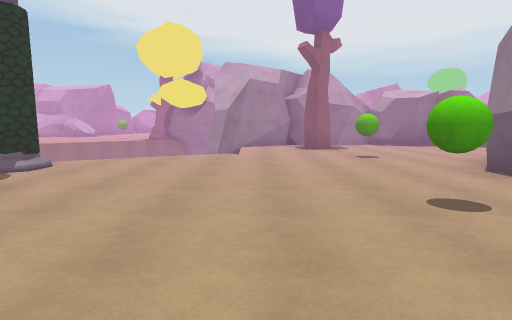
[1] (above)

24 first-person views from a walk through a Unity game level. The camera is 1.4 m above the floor, tilts 6° down and sees 75° across. The floor is counted in squares, 2 m on a side. Each view is taken from the middle of a square. On the plan, view 1 faces up. The plan holds only what a view shows up to about 10 squares ahead; the rest is blank. The place goes on beyond the plan. Some surface patterns are stand-ins.

[2]
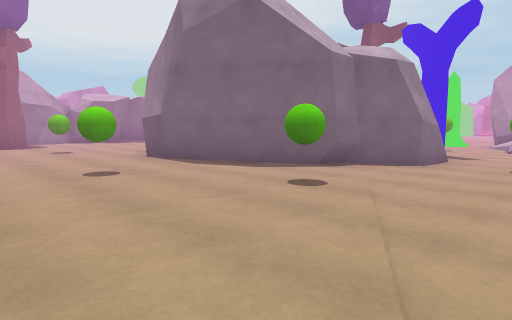

[3]
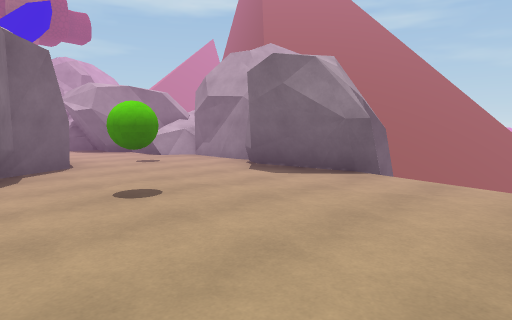

[4]
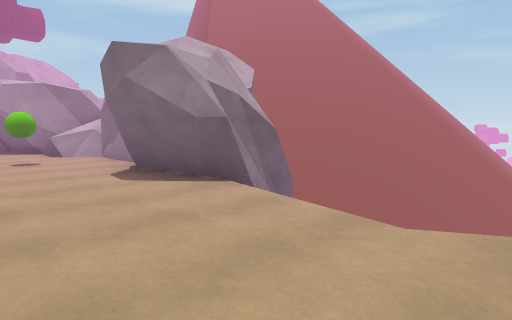

[5]
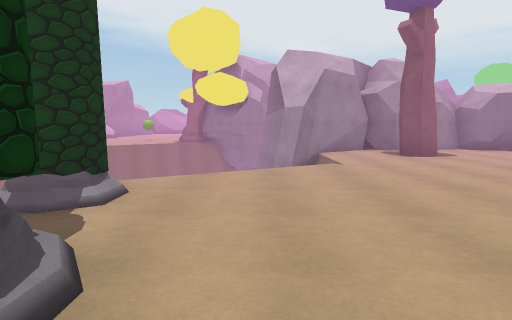

[6]
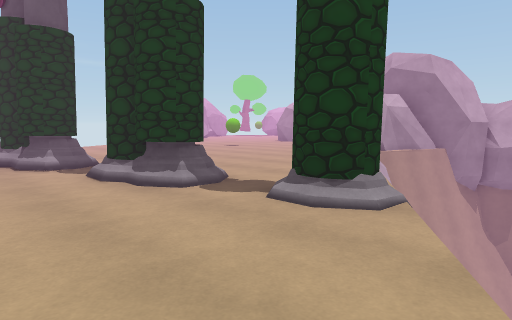

[7]
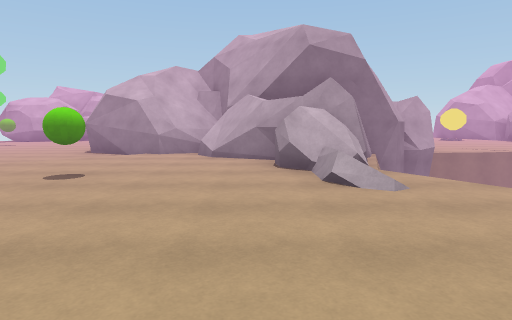

[8]
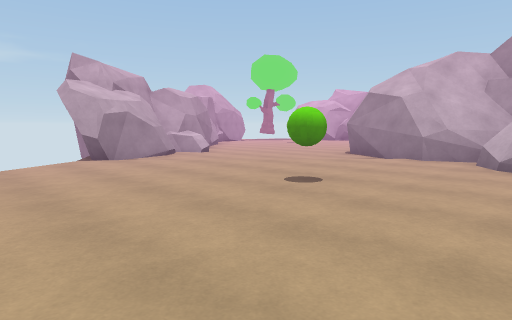

[9]
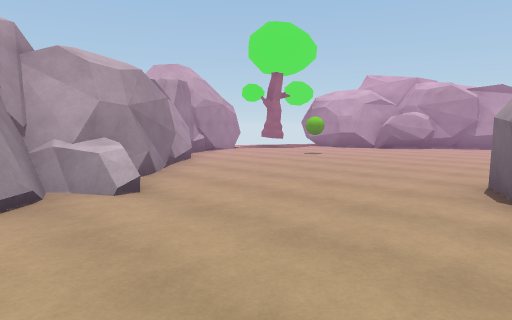

[10]
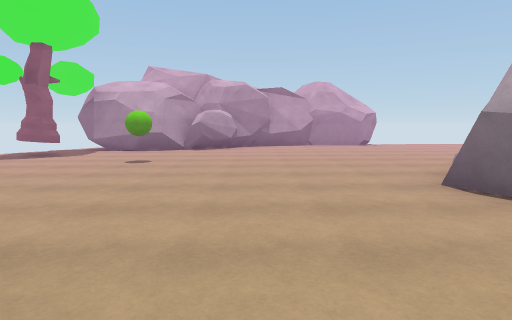

[11]
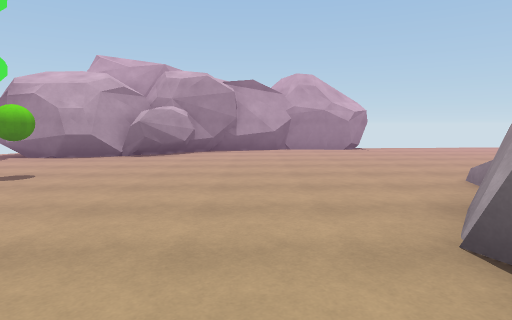

[12]
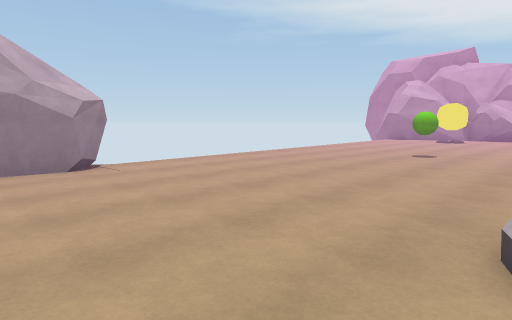

[13]
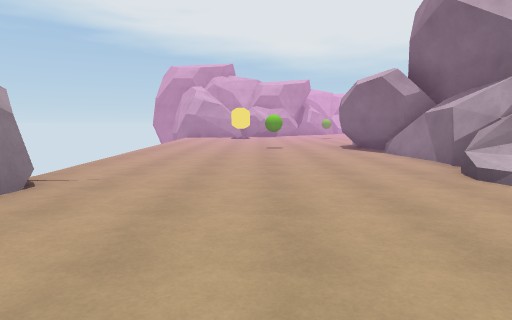

[14]
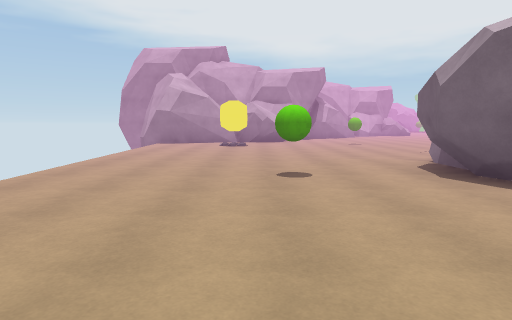

[15]
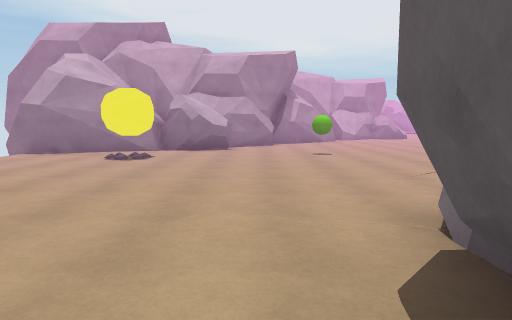

[16]
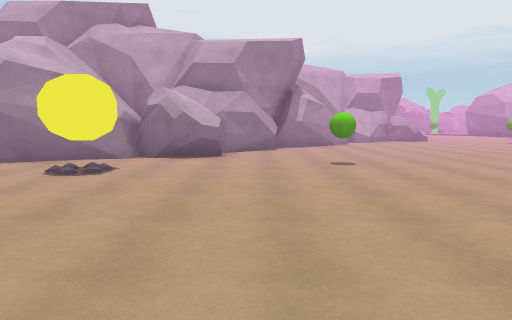

[17]
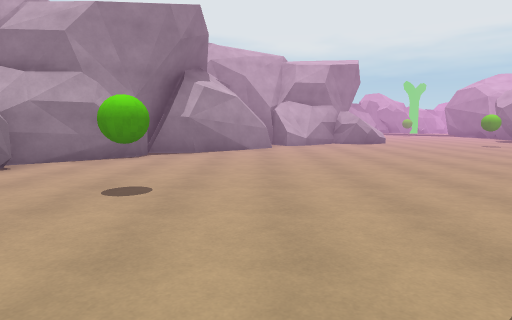

[18]
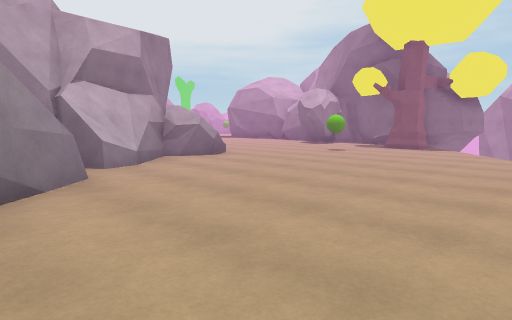

[19]
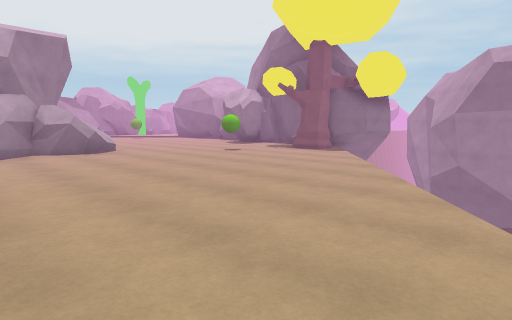

[20]
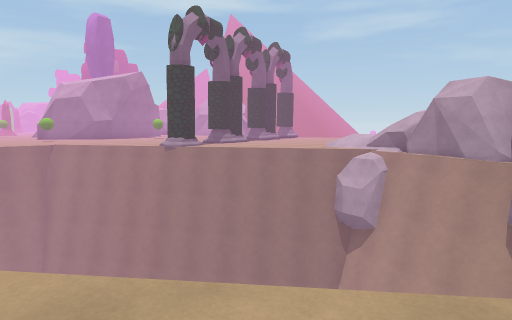

[21]
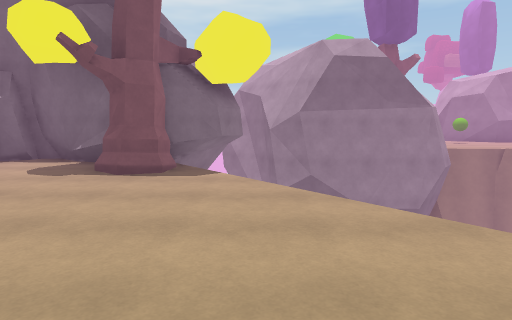

[22]
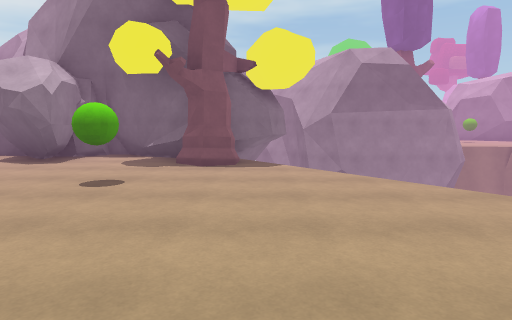

[23]
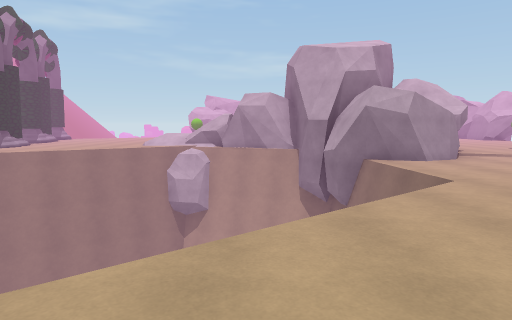

[24]
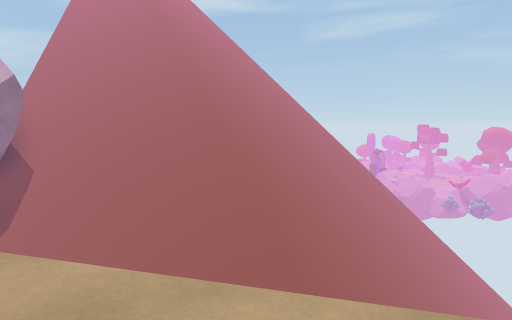

### Floor plan
Key: @ floor where view 1 was taken; # wall or solid block; x gap in a wall; . main floor; : floor 0.75 m higher than the main floor; / step, stairs or slope; = window, fence, low wall or low ledge; ^ raised ledge; v drop or lower ground; B green ball; A box; U boulder; O other object.
Columns run from 23 left of view 1 to 11 right of it. Each row starts with its distance up from view 1.
 19          ###U.......#
 18          #......B..##
 17         ##........##
 16       ###..........###
 15      ##...........v ##
 14      #..........v    ###
 13    #UU.........v     ##
 12  ###U.........v      v#######
 11 ##......B....v       v##....#
 10  ..O.......vv        vx..#...
  9  .........v           v.......
  8  .........v         vvv.......
  7  .........v       vvvv...B..
  6  .......###vv   vvvO.......
  5  ......## #vv  vvv.A.......#
  4  ...B..#  ##vvvvv..........##
  3  ......#   #^vU....AO....B..#
  2  v.....##  #^#::...AO.......##
  1  v......#  ##.......O........#  #.O
  0  v......####=.......AO.@..B...x....
 -1  v......# ##........ O........B...O
 -2  #...../U ##...B....  .........=/#
 -3  #......###.........  vvvv######/#
 -4  #..................      # #  ##
 -5  #................vv      vv##
 -6  ##............#xv       vvvv#
 -7   UU........U.##v       vvvv##
 -8   U#..B.....U##        vvvv##
 -9    #.......#   #     vvvvv##
-10    #......##   v     vvvv##
-11    x.#..###          vvvvv
-12    v..              vvvvv

Where each view was taken, in squares from view 1:
view 1: 0 up, 0 right, facing up
view 2: 2 down, 0 right, facing up-right
view 3: 2 up, 0 right, facing down-right
view 4: 0 up, 1 left, facing down-right
view 5: 2 up, 2 left, facing up
view 6: 7 up, 1 left, facing down-left
view 7: 1 up, 4 left, facing left
view 8: 1 up, 5 left, facing down-left
view 9: 3 down, 9 left, facing down-left
view 10: 6 down, 10 left, facing left
view 11: 5 down, 12 left, facing left
view 12: 4 down, 16 left, facing up-left
view 13: 6 down, 19 left, facing up
view 14: 1 down, 19 left, facing up
view 15: 3 up, 17 left, facing up
view 16: 5 up, 17 left, facing up
view 17: 8 up, 14 left, facing up
view 18: 13 up, 15 left, facing up-right
view 19: 11 up, 13 left, facing up-right
view 20: 11 up, 13 left, facing down-right
view 21: 15 up, 10 left, facing right
view 22: 16 up, 11 left, facing right
view 23: 13 up, 11 left, facing down
view 24: 4 down, 6 left, facing down-right
